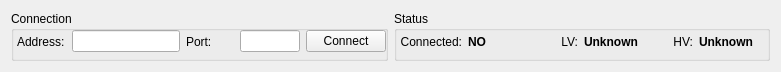
   <widget class="QWidget" name="horizontalLayoutWidget_2">
    <property name="geometry">
     <rect>
      <x>10</x>
      <y>0</y>
      <width>781</width>
      <height>52</height>
     </rect>
    </property>
    <layout class="QHBoxLayout" name="horizontalLayout_3">
     <item>
      <widget class="QGroupBox" name="groupBox">
       <property name="enabled">
        <bool>true</bool>
       </property>
       <property name="minimumSize">
        <size>
         <width>0</width>
         <height>50</height>
        </size>
       </property>
       <property name="title">
        <string>Connection</string>
       </property>
       <widget class="QWidget" name="horizontalLayoutWidget">
        <property name="geometry">
         <rect>
          <x>0</x>
          <y>10</y>
          <width>381</width>
          <height>41</height>
         </rect>
        </property>
        <layout class="QHBoxLayout" name="connectLayout">
         <property name="leftMargin">
          <number>6</number>
         </property>
         <property name="rightMargin">
          <number>6</number>
         </property>
         <item>
          <widget class="QLabel" name="label">
           <property name="text">
            <string>Address:</string>
           </property>
          </widget>
         </item>
         <item>
          <widget class="QLineEdit" name="connectAddr">
           <property name="sizePolicy">
            <sizepolicy hsizetype="Fixed" vsizetype="Fixed">
             <horstretch>0</horstretch>
             <verstretch>0</verstretch>
            </sizepolicy>
           </property>
           <property name="minimumSize">
            <size>
             <width>90</width>
             <height>0</height>
            </size>
           </property>
           <property name="maximumSize">
            <size>
             <width>140</width>
             <height>16777215</height>
            </size>
           </property>
           <property name="text">
            <string/>
           </property>
           <property name="maxLength">
            <number>200</number>
           </property>
           <property name="frame">
            <bool>true</bool>
           </property>
           <property name="alignment">
            <set>Qt::AlignLeading|Qt::AlignLeft|Qt::AlignVCenter</set>
           </property>
           <property name="placeholderText">
            <string/>
           </property>
          </widget>
         </item>
         <item>
          <widget class="QLabel" name="label_2">
           <property name="text">
            <string>Port:</string>
           </property>
          </widget>
         </item>
         <item>
          <widget class="QLineEdit" name="connectPort">
           <property name="sizePolicy">
            <sizepolicy hsizetype="Fixed" vsizetype="Fixed">
             <horstretch>0</horstretch>
             <verstretch>0</verstretch>
            </sizepolicy>
           </property>
           <property name="maximumSize">
            <size>
             <width>60</width>
             <height>16777215</height>
            </size>
           </property>
           <property name="text">
            <string/>
           </property>
           <property name="alignment">
            <set>Qt::AlignLeading|Qt::AlignLeft|Qt::AlignVCenter</set>
           </property>
           <property name="placeholderText">
            <string/>
           </property>
          </widget>
         </item>
         <item>
          <widget class="QPushButton" name="connectButton">
           <property name="text">
            <string>  Connect  </string>
           </property>
          </widget>
         </item>
        </layout>
       </widget>
      </widget>
     </item>
     <item>
      <widget class="QGroupBox" name="groupBox_2">
       <property name="title">
        <string>Status</string>
       </property>
       <widget class="QWidget" name="horizontalLayoutWidget_3">
        <property name="geometry">
         <rect>
          <x>0</x>
          <y>10</y>
          <width>391</width>
          <height>41</height>
         </rect>
        </property>
        <layout class="QHBoxLayout" name="horizontalLayout_4">
         <property name="leftMargin">
          <number>6</number>
         </property>
         <property name="topMargin">
          <number>0</number>
         </property>
         <property name="rightMargin">
          <number>6</number>
         </property>
         <item>
          <widget class="QLabel" name="label_22">
           <property name="text">
            <string>Connected:</string>
           </property>
           <property name="alignment">
            <set>Qt::AlignRight|Qt::AlignTrailing|Qt::AlignVCenter</set>
           </property>
          </widget>
         </item>
         <item>
          <widget class="QLabel" name="connectStatus">
           <property name="sizePolicy">
            <sizepolicy hsizetype="Fixed" vsizetype="Preferred">
             <horstretch>0</horstretch>
             <verstretch>0</verstretch>
            </sizepolicy>
           </property>
           <property name="minimumSize">
            <size>
             <width>80</width>
             <height>0</height>
            </size>
           </property>
           <property name="font">
            <font>
             <weight>75</weight>
             <bold>true</bold>
            </font>
           </property>
           <property name="text">
            <string>NO</string>
           </property>
          </widget>
         </item>
         <item>
          <widget class="QLabel" name="label_23">
           <property name="text">
            <string>LV:</string>
           </property>
           <property name="alignment">
            <set>Qt::AlignRight|Qt::AlignTrailing|Qt::AlignVCenter</set>
           </property>
          </widget>
         </item>
         <item>
          <widget class="QLabel" name="lvStatus">
           <property name="sizePolicy">
            <sizepolicy hsizetype="Fixed" vsizetype="Preferred">
             <horstretch>0</horstretch>
             <verstretch>0</verstretch>
            </sizepolicy>
           </property>
           <property name="minimumSize">
            <size>
             <width>80</width>
             <height>0</height>
            </size>
           </property>
           <property name="font">
            <font>
             <weight>75</weight>
             <bold>true</bold>
            </font>
           </property>
           <property name="text">
            <string>Unknown</string>
           </property>
          </widget>
         </item>
         <item>
          <widget class="QLabel" name="label_25">
           <property name="text">
            <string>HV:</string>
           </property>
           <property name="alignment">
            <set>Qt::AlignRight|Qt::AlignTrailing|Qt::AlignVCenter</set>
           </property>
          </widget>
         </item>
         <item>
          <widget class="QLabel" name="hvStatus">
           <property name="sizePolicy">
            <sizepolicy hsizetype="Fixed" vsizetype="Preferred">
             <horstretch>0</horstretch>
             <verstretch>0</verstretch>
            </sizepolicy>
           </property>
           <property name="minimumSize">
            <size>
             <width>80</width>
             <height>0</height>
            </size>
           </property>
           <property name="font">
            <font>
             <weight>75</weight>
             <bold>true</bold>
            </font>
           </property>
           <property name="text">
            <string>Unknown</string>
           </property>
          </widget>
         </item>
        </layout>
       </widget>
      </widget>
     </item>
    </layout>
   </widget>
